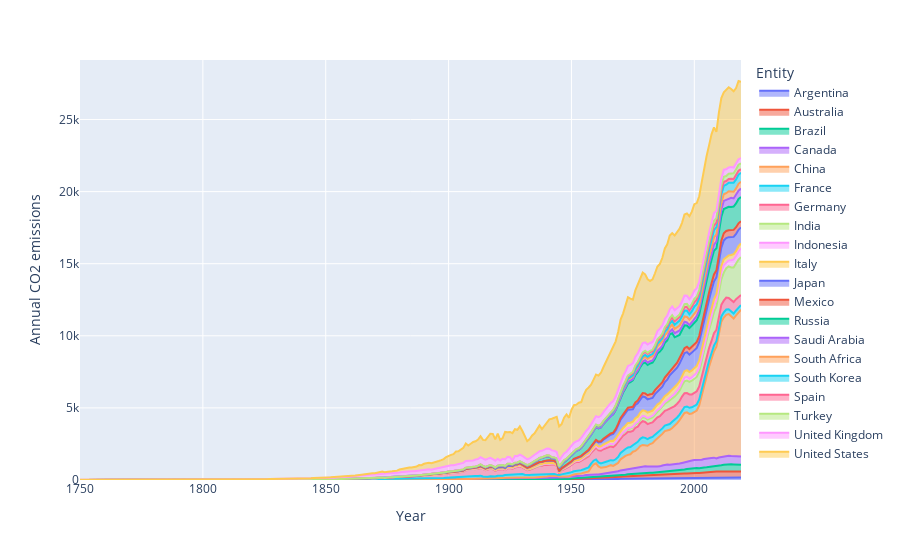

Here is the notebook cell this chart was saved with:
### Code cell
import plotly.express as px
  
  
fig = px.area(g20, x="Year", y="Annual CO2 emissions",
            color="Entity")
  
fig.show()

### Figure 1 — Plotly figure (JSON) as saved in the notebook; plotly's stock layout.template omitted (floating-point values rounded to 4 significant figures; data arrays with more than 128 entries replaced by an {"elided": "..."} marker saying what was removed)
{"data": [{"hovertemplate": "Entity=Argentina<br>Year=%{x}<br>Annual CO2 emissions=%{y}<extra></extra>", "legendgroup": "Argentina", "line": {"color": "#636efa"}, "mode": "lines", "name": "Argentina", "orientation": "v", "showlegend": true, "stackgroup": "1", "type": "scatter", "x": {"elided": "133 int values"}, "xaxis": "x", "y": {"elided": "133 float values"}, "yaxis": "y"}, {"hovertemplate": "Entity=Australia<br>Year=%{x}<br>Annual CO2 emissions=%{y}<extra></extra>", "legendgroup": "Australia", "line": {"color": "#EF553B"}, "mode": "lines", "name": "Australia", "orientation": "v", "showlegend": true, "stackgroup": "1", "type": "scatter", "x": {"elided": "160 int values"}, "xaxis": "x", "y": {"elided": "160 float values"}, "yaxis": "y"}, {"hovertemplate": "Entity=Brazil<br>Year=%{x}<br>Annual CO2 emissions=%{y}<extra></extra>", "legendgroup": "Brazil", "line": {"color": "#00cc96"}, "mode": "lines", "name": "Brazil", "orientation": "v", "showlegend": true, "stackgroup": "1", "type": "scatter", "x": [1901, 1902, 1903, 1904, 1905, 1906, 1907, 1908, 1909, 1910, 1911, 1912, 1913, 1914, 1915, 1916, 1917, 1918, 1919, 1920, 1921, 1922, 1923, 1924, 1925, 1926, 1927, 1928, 1929, 1930, 1931, 1932, 1933, 1934, 1935, 1936, 1937, 1938, 1939, 1940, 1941, 1942, 1943, 1944, 1945, 1946, 1947, 1948, 1949, 1950, 1951, 1952, 1953, 1954, 1955, 1956, 1957, 1958, 1959, 1960, 1961, 1962, 1963, 1964, 1965, 1966, 1967, 1968, 1969, 1970, 1971, 1972, 1973, 1974, 1975, 1976, 1977, 1978, 1979, 1980, 1981, 1982, 1983, 1984, 1985, 1986, 1987, 1988, 1989, 1990, 1991, 1992, 1993, 1994, 1995, 1996, 1997, 1998, 1999, 2000, 2001, 2002, 2003, 2004, 2005, 2006, 2007, 2008, 2009, 2010, 2011, 2012, 2013, 2014, 2015, 2016, 2017, 2018, 2019], "xaxis": "x", "y": [2.103, 2.506, 2.44, 2.62, 2.799, 3.206, 3.451, 3.594, 3.609, 4.199, 4.606, 5.591, 6.035, 4.107, 3.144, 2.88, 2.499, 2.323, 3.07, 3.646, 2.891, 3.781, 4.617, 5.104, 5.375, 5.478, 6.075, 5.928, 6.346, 5.514, 4.169, 4.169, 4.722, 4.623, 5.509, 5.146, 6.087, 6.094, 5.948, 6.486, 6.281, 5.867, 6.475, 5.896, 6.823, 7.46, 8.947, 7.847, 7.367, 19.66, 21.66, 24.93, 25.22, 29.68, 34.02, 36.61, 35.97, 39.05, 39.02, 46.85, 49.14, 53.63, 55.55, 56.67, 56.33, 64.21, 66.08, 77.27, 84.13, 93.53, 102.4, 114.0, 132.0, 142.9, 150.5, 154.4, 162.1, 175.9, 187.2, 185.8, 170.5, 170.8, 165.4, 167.6, 179.9, 197.2, 205.8, 207.6, 212.1, 206.9, 217.2, 218.4, 228.3, 239.5, 255.6, 281.2, 296.6, 308.3, 316.3, 324.2, 333.0, 327.4, 317.5, 333.7, 342.1, 341.9, 356.9, 380.3, 360.1, 411.2, 430.0, 460.1, 495.0, 523.9, 495.2, 478.4, 484.6, 466.6, 465.7], "yaxis": "y"}, {"hovertemplate": "Entity=Canada<br>Year=%{x}<br>Annual CO2 emissions=%{y}<extra></extra>", "legendgroup": "Canada", "line": {"color": "#ab63fa"}, "mode": "lines", "name": "Canada", "orientation": "v", "showlegend": true, "stackgroup": "1", "type": "scatter", "x": {"elided": "235 int values"}, "xaxis": "x", "y": {"elided": "235 float values"}, "yaxis": "y"}, {"hovertemplate": "Entity=China<br>Year=%{x}<br>Annual CO2 emissions=%{y}<extra></extra>", "legendgroup": "China", "line": {"color": "#FFA15A"}, "mode": "lines", "name": "China", "orientation": "v", "showlegend": true, "stackgroup": "1", "type": "scatter", "x": [1899, 1902, 1903, 1904, 1905, 1906, 1907, 1908, 1909, 1910, 1911, 1912, 1913, 1914, 1915, 1916, 1917, 1918, 1919, 1920, 1921, 1922, 1923, 1924, 1925, 1926, 1927, 1928, 1929, 1930, 1931, 1932, 1933, 1934, 1935, 1936, 1937, 1938, 1939, 1940, 1941, 1942, 1943, 1944, 1945, 1946, 1947, 1948, 1949, 1950, 1951, 1952, 1953, 1954, 1955, 1956, 1957, 1958, 1959, 1960, 1961, 1962, 1963, 1964, 1965, 1966, 1967, 1968, 1969, 1970, 1971, 1972, 1973, 1974, 1975, 1976, 1977, 1978, 1979, 1980, 1981, 1982, 1983, 1984, 1985, 1986, 1987, 1988, 1989, 1990, 1991, 1992, 1993, 1994, 1995, 1996, 1997, 1998, 1999, 2000, 2001, 2002, 2003, 2004, 2005, 2006, 2007, 2008, 2009, 2010, 2011, 2012, 2013, 2014, 2015, 2016, 2017, 2018, 2019], "xaxis": "x", "y": [0.09526, 0.09526, 1.964, 2.088, 2.297, 17.11, 16.84, 22.73, 20.84, 18.75, 27.85, 9.787, 10.76, 15.11, 16.09, 17.96, 19.85, 21.04, 24.26, 26.77, 25.29, 26.63, 32.15, 35.09, 33.22, 29.59, 33.53, 34.11, 35.8, 37.91, 40.24, 38.58, 42.19, 49.25, 57.6, 64.96, 60.49, 55.3, 67.11, 86.05, 107.5, 113.7, 97.18, 97.77, 50.35, 31.26, 33.55, 23.84, 59.27, 78.58, 101.6, 128.0, 133.8, 160.9, 190.5, 215.8, 255.8, 524.6, 720.2, 779.0, 551.0, 439.3, 435.5, 435.7, 474.7, 521.5, 432.2, 467.8, 575.9, 770.2, 874.0, 928.9, 965.6, 985.1, 1142.0, 1191.0, 1304.0, 1455.0, 1487.0, 1459.0, 1443.0, 1570.0, 1656.0, 1802.0, 1952.0, 2052.0, 2191.0, 2348.0, 2387.0, 2421.0, 2538.0, 2653.0, 2836.0, 3010.0, 3265.0, 3408.0, 3415.0, 3266.0, 3258.0, 3349.0, 3426.0, 3782.0, 4452.0, 5126.0, 5771.0, 6378.0, 6862.0, 7375.0, 7759.0, 8501.0, 9388.0, 9634.0, 9797.0, 9820.0, 9683.0, 9553.0, 9751.0, 9957.0, 10170.0], "yaxis": "y"}, {"hovertemplate": "Entity=France<br>Year=%{x}<br>Annual CO2 emissions=%{y}<extra></extra>", "legendgroup": "France", "line": {"color": "#19d3f3"}, "mode": "lines", "name": "France", "orientation": "v", "showlegend": true, "stackgroup": "1", "type": "scatter", "x": {"elided": "212 int values"}, "xaxis": "x", "y": {"elided": "212 float values"}, "yaxis": "y"}, {"hovertemplate": "Entity=Germany<br>Year=%{x}<br>Annual CO2 emissions=%{y}<extra></extra>", "legendgroup": "Germany", "line": {"color": "#FF6692"}, "mode": "lines", "name": "Germany", "orientation": "v", "showlegend": true, "stackgroup": "1", "type": "scatter", "x": {"elided": "228 int values"}, "xaxis": "x", "y": {"elided": "228 float values"}, "yaxis": "y"}, {"hovertemplate": "Entity=India<br>Year=%{x}<br>Annual CO2 emissions=%{y}<extra></extra>", "legendgroup": "India", "line": {"color": "#B6E880"}, "mode": "lines", "name": "India", "orientation": "v", "showlegend": true, "stackgroup": "1", "type": "scatter", "x": {"elided": "151 int values"}, "xaxis": "x", "y": {"elided": "151 float values"}, "yaxis": "y"}, {"hovertemplate": "Entity=Indonesia<br>Year=%{x}<br>Annual CO2 emissions=%{y}<extra></extra>", "legendgroup": "Indonesia", "line": {"color": "#FF97FF"}, "mode": "lines", "name": "Indonesia", "orientation": "v", "showlegend": true, "stackgroup": "1", "type": "scatter", "x": {"elided": "131 int values"}, "xaxis": "x", "y": {"elided": "131 float values"}, "yaxis": "y"}, {"hovertemplate": "Entity=Italy<br>Year=%{x}<br>Annual CO2 emissions=%{y}<extra></extra>", "legendgroup": "Italy", "line": {"color": "#FECB52"}, "mode": "lines", "name": "Italy", "orientation": "v", "showlegend": true, "stackgroup": "1", "type": "scatter", "x": {"elided": "160 int values"}, "xaxis": "x", "y": {"elided": "160 float values"}, "yaxis": "y"}, {"hovertemplate": "Entity=Japan<br>Year=%{x}<br>Annual CO2 emissions=%{y}<extra></extra>", "legendgroup": "Japan", "line": {"color": "#636efa"}, "mode": "lines", "name": "Japan", "orientation": "v", "showlegend": true, "stackgroup": "1", "type": "scatter", "x": {"elided": "152 int values"}, "xaxis": "x", "y": {"elided": "152 float values"}, "yaxis": "y"}, {"hovertemplate": "Entity=Mexico<br>Year=%{x}<br>Annual CO2 emissions=%{y}<extra></extra>", "legendgroup": "Mexico", "line": {"color": "#EF553B"}, "mode": "lines", "name": "Mexico", "orientation": "v", "showlegend": true, "stackgroup": "1", "type": "scatter", "x": {"elided": "129 int values"}, "xaxis": "x", "y": {"elided": "129 float values"}, "yaxis": "y"}, {"hovertemplate": "Entity=Russia<br>Year=%{x}<br>Annual CO2 emissions=%{y}<extra></extra>", "legendgroup": "Russia", "line": {"color": "#00cc96"}, "mode": "lines", "name": "Russia", "orientation": "v", "showlegend": true, "stackgroup": "1", "type": "scatter", "x": {"elided": "190 int values"}, "xaxis": "x", "y": {"elided": "190 float values"}, "yaxis": "y"}, {"hovertemplate": "Entity=Saudi Arabia<br>Year=%{x}<br>Annual CO2 emissions=%{y}<extra></extra>", "legendgroup": "Saudi Arabia", "line": {"color": "#ab63fa"}, "mode": "lines", "name": "Saudi Arabia", "orientation": "v", "showlegend": true, "stackgroup": "1", "type": "scatter", "x": [1936, 1937, 1938, 1939, 1940, 1941, 1942, 1943, 1944, 1945, 1946, 1947, 1948, 1949, 1950, 1951, 1952, 1953, 1954, 1955, 1956, 1957, 1958, 1959, 1960, 1961, 1962, 1963, 1964, 1965, 1966, 1967, 1968, 1969, 1970, 1971, 1972, 1973, 1974, 1975, 1976, 1977, 1978, 1979, 1980, 1981, 1982, 1983, 1984, 1985, 1986, 1987, 1988, 1989, 1990, 1991, 1992, 1993, 1994, 1995, 1996, 1997, 1998, 1999, 2000, 2001, 2002, 2003, 2004, 2005, 2006, 2007, 2008, 2009, 2010, 2011, 2012, 2013, 2014, 2015, 2016, 2017, 2018, 2019], "xaxis": "x", "y": [0.007328, 0.02565, 0.2052, 1.652, 2.147, 1.81, 1.902, 1.993, 3.261, 8.812, 25.15, 37.73, 17.94, 18.39, 5.141, -0.3481, -0.1722, 0.4763, 1.238, 2.114, 1.63, 2.099, 1.997, 1.854, 2.674, 3.568, 6.25, 6.939, 7.041, 4.216, 6.407, 25.49, 29.08, 35.27, 45.25, 59.76, 70.28, 95.05, 98.7, 83.26, 101.5, 118.1, 115.0, 138.0, 169.2, 175.3, 157.9, 160.8, 155.5, 172.4, 204.6, 190.4, 202.2, 203.4, 185.5, 267.4, 285.1, 313.3, 307.5, 234.7, 258.3, 215.8, 207.2, 226.0, 296.4, 296.6, 325.7, 326.5, 394.6, 395.9, 431.3, 386.5, 432.3, 465.8, 517.7, 497.7, 563.2, 540.8, 601.9, 645.4, 565.8, 579.4, 576.8, 582.1], "yaxis": "y"}, {"hovertemplate": "Entity=South Africa<br>Year=%{x}<br>Annual CO2 emissions=%{y}<extra></extra>", "legendgroup": "South Africa", "line": {"color": "#FFA15A"}, "mode": "lines", "name": "South Africa", "orientation": "v", "showlegend": true, "stackgroup": "1", "type": "scatter", "x": {"elided": "136 int values"}, "xaxis": "x", "y": {"elided": "136 float values"}, "yaxis": "y"}, {"hovertemplate": "Entity=South Korea<br>Year=%{x}<br>Annual CO2 emissions=%{y}<extra></extra>", "legendgroup": "South Korea", "line": {"color": "#19d3f3"}, "mode": "lines", "name": "South Korea", "orientation": "v", "showlegend": true, "stackgroup": "1", "type": "scatter", "x": [1905, 1906, 1907, 1908, 1909, 1910, 1911, 1912, 1913, 1914, 1915, 1916, 1917, 1918, 1919, 1920, 1921, 1922, 1923, 1924, 1925, 1926, 1927, 1928, 1929, 1930, 1931, 1932, 1933, 1934, 1935, 1936, 1937, 1938, 1939, 1940, 1941, 1942, 1943, 1944, 1945, 1946, 1947, 1948, 1949, 1950, 1951, 1952, 1953, 1954, 1955, 1956, 1957, 1958, 1959, 1960, 1961, 1962, 1963, 1964, 1965, 1966, 1967, 1968, 1969, 1970, 1971, 1972, 1973, 1974, 1975, 1976, 1977, 1978, 1979, 1980, 1981, 1982, 1983, 1984, 1985, 1986, 1987, 1988, 1989, 1990, 1991, 1992, 1993, 1994, 1995, 1996, 1997, 1998, 1999, 2000, 2001, 2002, 2003, 2004, 2005, 2006, 2007, 2008, 2009, 2010, 2011, 2012, 2013, 2014, 2015, 2016, 2017, 2018, 2019], "xaxis": "x", "y": [0.000771, null, null, null, 0.008292, 0.01041, 0.01234, 0.01543, 0.01793, 0.02565, 0.03201, 0.02661, null, 0.02623, 0.03105, 0.0403, 0.04339, 0.04435, 0.05303, 0.05573, 0.0889, 0.09546, 0.09893, 0.114, 0.1309, 0.1234, 0.1307, 0.1541, 0.1817, 0.2416, 0.2842, 0.3335, 0.3568, 0.4775, 0.6232, 0.8016, 0.8939, 0.9869, 0.9564, 1.01, 0.003634, 0.4873, 0.8976, 1.671, 2.176, 2.184, 2.924, 3.462, 4.693, 5.159, 6.445, 7.555, 8.214, 9.009, 11.22, 12.54, 14.45, 17.26, 21.08, 22.2, 24.98, 29.98, 35.11, 37.2, 42.47, 53.72, 58.55, 60.28, 73.03, 75.63, 81.78, 93.27, 105.7, 113.4, 133.2, 134.9, 139.8, 142.0, 151.0, 164.0, 178.5, 182.7, 192.9, 222.3, 236.2, 247.4, 262.0, 282.2, 321.8, 344.3, 374.0, 401.5, 427.8, 363.5, 398.3, 445.4, 448.6, 463.6, 462.4, 478.6, 459.3, 465.6, 493.4, 505.8, 506.8, 566.0, 588.4, 583.6, 591.5, 586.5, 595.4, 618.0, 620.6, 634.9, 611.3], "yaxis": "y"}, {"hovertemplate": "Entity=Spain<br>Year=%{x}<br>Annual CO2 emissions=%{y}<extra></extra>", "legendgroup": "Spain", "line": {"color": "#FF6692"}, "mode": "lines", "name": "Spain", "orientation": "v", "showlegend": true, "stackgroup": "1", "type": "scatter", "x": {"elided": "190 int values"}, "xaxis": "x", "y": {"elided": "190 float values"}, "yaxis": "y"}, {"hovertemplate": "Entity=Turkey<br>Year=%{x}<br>Annual CO2 emissions=%{y}<extra></extra>", "legendgroup": "Turkey", "line": {"color": "#B6E880"}, "mode": "lines", "name": "Turkey", "orientation": "v", "showlegend": true, "stackgroup": "1", "type": "scatter", "x": {"elided": "155 int values"}, "xaxis": "x", "y": {"elided": "155 float values"}, "yaxis": "y"}, {"hovertemplate": "Entity=United Kingdom<br>Year=%{x}<br>Annual CO2 emissions=%{y}<extra></extra>", "legendgroup": "United Kingdom", "line": {"color": "#FF97FF"}, "mode": "lines", "name": "United Kingdom", "orientation": "v", "showlegend": true, "stackgroup": "1", "type": "scatter", "x": {"elided": "270 int values"}, "xaxis": "x", "y": {"elided": "270 float values"}, "yaxis": "y"}, {"hovertemplate": "Entity=United States<br>Year=%{x}<br>Annual CO2 emissions=%{y}<extra></extra>", "legendgroup": "United States", "line": {"color": "#FECB52"}, "mode": "lines", "name": "United States", "orientation": "v", "showlegend": true, "stackgroup": "1", "type": "scatter", "x": {"elided": "220 int values"}, "xaxis": "x", "y": {"elided": "220 float values"}, "yaxis": "y"}], "layout": {"legend": {"title": {"text": "Entity"}, "tracegroupgap": 0}, "margin": {"t": 60}, "xaxis": {"anchor": "y", "domain": [0, 1], "title": {"text": "Year"}}, "yaxis": {"anchor": "x", "domain": [0, 1], "title": {"text": "Annual CO2 emissions"}}}}
